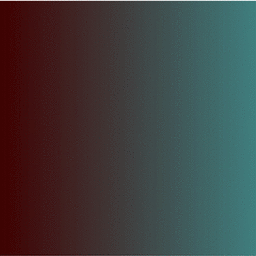
%> input picture Matlab/3d_novel_histogram_equalization_method/gradient.tif, 256 x 256 px
$ octave --eval "ScaneAndShiftEqualization('../gradient.tif');"   (GNU Octave 9; MATLAB toolbox functions it lacks are replaced by stand-ins)
%> lines starting %> are read from the running program, lines starting %| are printed output that depends on the picture
### Matlab/3d_novel_histogram_equalization_method/IsoLuminance/CalculateLuminancePdf.m
%This function calculates the PDF of the luminosity levels of a given image
%and displays the PDF graph
function pdf = CalculateLuminancePdf(image, name)
L = 256;
image_size = size(image);
width = image_size(1,1);
height = image_size(1,2);
pdf = zeros(1,3*L,'double');
luminance_levels = (1:3*L);
for i=1:width
    for j=1:height
        red = int32(image(i,j,1));
        green = int32(image(i,j,2));
        blue = int32(image(i,j,3));
        luminance = red + green + blue;
        pdf(1,luminance+1) = pdf(1,luminance+1) + double(1);
    end
end
pdf = pdf / (width*height);
figure('Name', name,'NumberTitle','off');
stem(luminance_levels,pdf);
end

### Matlab/3d_novel_histogram_equalization_method/IsoLuminance/CalculateLuminanceCdf.m
%This function calculates the CDF and displays a graph of a given PDF
function cdf = CalculateLuminanceCdf(pdf, name)
L = 256;
cdf = zeros(1,3*L,'double');
luminance_levels = (1:3*L);
for i=1:3*L
    if(i==1)
        cdf(i) = pdf(i);
    else
        cdf(i) = cdf(i-1) + pdf(i);
    end
end
figure('Name', name,'NumberTitle','off');
plot(luminance_levels,cdf);
end

### Matlab/3d_novel_histogram_equalization_method/ScaleAndShiftEqualization/ScaneAndShiftEqualization.m
function ScaneAndShiftEqualization(image_path)
%> called with image_path = '../gradient.tif'
input_img = imread(image_path);
input_luminance_pdf = CalculateLuminancePdf(input_img,'Original Image Luminance PDF');
%> after the loop in CalculateLuminancePdf, `for i=1:width`: pdf = 768 values, max 3607 at index 183, min 0 at index 1, mean 85.33
%> in CalculateLuminancePdf, `pdf = pdf / (width*height);`: pdf = 768 values, max 0.055 at index 183, min 0 at index 1, mean 0.0013
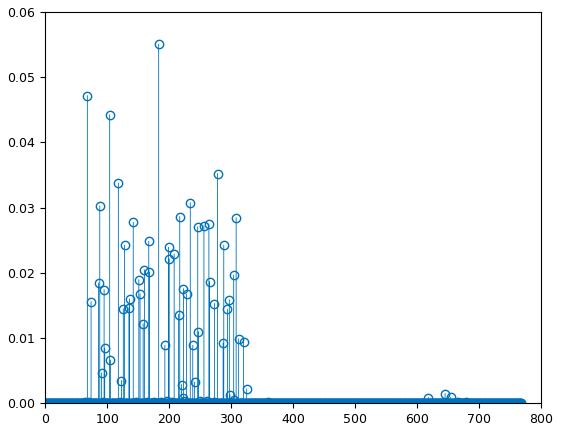
%> figure redrawn from the program's plot data; highest point at x = 183, y = 0.055
%> input_luminance_pdf has the same summary as pdf in CalculateLuminancePdf
CalculateLuminanceCdf(input_luminance_pdf,'Original Image Luminance CDF');
%> after the loop in CalculateLuminanceCdf, `for i=1:3*L`: cdf = 768 values from 0 to 1
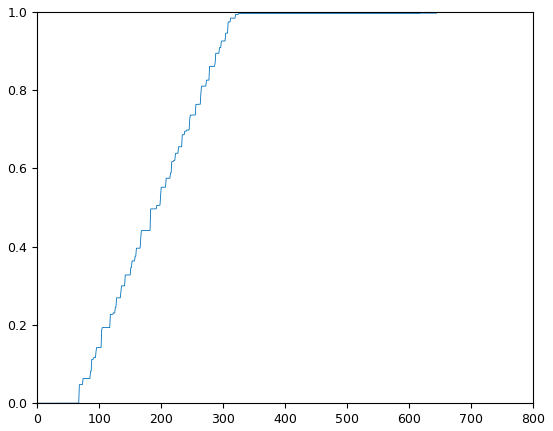
%> figure redrawn from the program's plot data; curve peaks at x = 679, y = 1
figure('Name','Original Image','Numbertitle','off')
imshow(input_img);
%> (this line was passed over: imshow is not available in this run)
image_size = size(input_img);
%> image_size = [256 256 4]
width = image_size(1,1);
%> width = 256
height = image_size(1,2);
%> height = 256
output_img = input_img;
L = 256;
d1 = 0;
d2 = 3*L;
m = 0.5*3*L;
n = 2;
for i=1:width
    for j=1:height
        red = int32(input_img(i,j,1));
        green = int32(input_img(i,j,2));
        blue = int32(input_img(i,j,3));
        input_intensity = red + green + blue;
        output_intensity = s_transform(d1,d2,m,n,input_intensity);
        if(input_intensity~=0)
            alfa = double(output_intensity)/double(input_intensity);
        else
            alfa = 0;
        end
        if(alfa <= 1)
            output_red = alfa*red;
            output_green = alfa*green;
            output_blue = alfa*blue;
        else
            y_red = (L-1) - red;
            y_green = (L-1) - green;
            y_blue = (L-1) - blue;
            y_input_intensity = y_red + y_green + y_blue;
            y_output_intensity = 3*(L-1) - (output_intensity);
            if(y_input_intensity ~= 0)
                y_alfa = double(y_output_intensity)/double(y_input_intensity);
            else
                y_alfa = 0;
            end
            y_output_red = y_alfa*y_red;
            y_output_green = y_alfa*y_green;
            y_output_blue = y_alfa*y_blue;

            output_red = (L-1) - y_output_red;
            output_green = (L-1) - y_output_green;
            output_blue = (L-1) - y_output_blue;
        end
        output_img(i,j,1) = output_red;
        output_img(i,j,2) = output_green;
        output_img(i,j,3) = output_blue;
    end
end
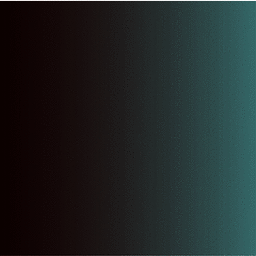
%> output_img: size 256x256x4 uint8; mean R, G, B, A 32.2, 38.9, 38.8, 255
%> after the loop, alfa = 0.935; output_blue = 123; output_green = 123; output_red = 89; y_alfa = 0.208; y_blue = 26; y_green = 26; y_input_intensity = 87; y_output_blue = 5; y_output_green = 5; y_output_intensity = 18.09; y_output_red = 7; y_red = 35
figure('Name','Scale-and-Shifiting Equalized Image', 'Numbertitle', 'off');
imshow(output_img);
%> (this line was passed over: imshow is not available in this run)
output_luminance_pdf = CalculateLuminancePdf(output_img,'Scale-and-Shifiting Equalized Image Luminance PDF');
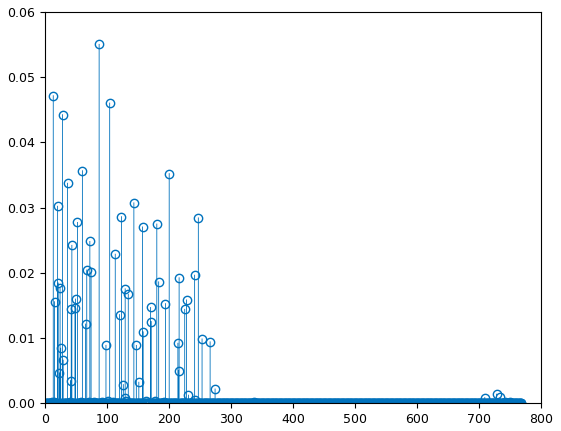
%> figure redrawn from the program's plot data; highest point at x = 87, y = 0.055
%> output_luminance_pdf = 768 values, max 0.055 at index 87, min 0 at index 1, mean 0.0013
CalculateLuminanceCdf(output_luminance_pdf,'Scale-and-Shifiting Equalized Image Luminance CDF');
end
